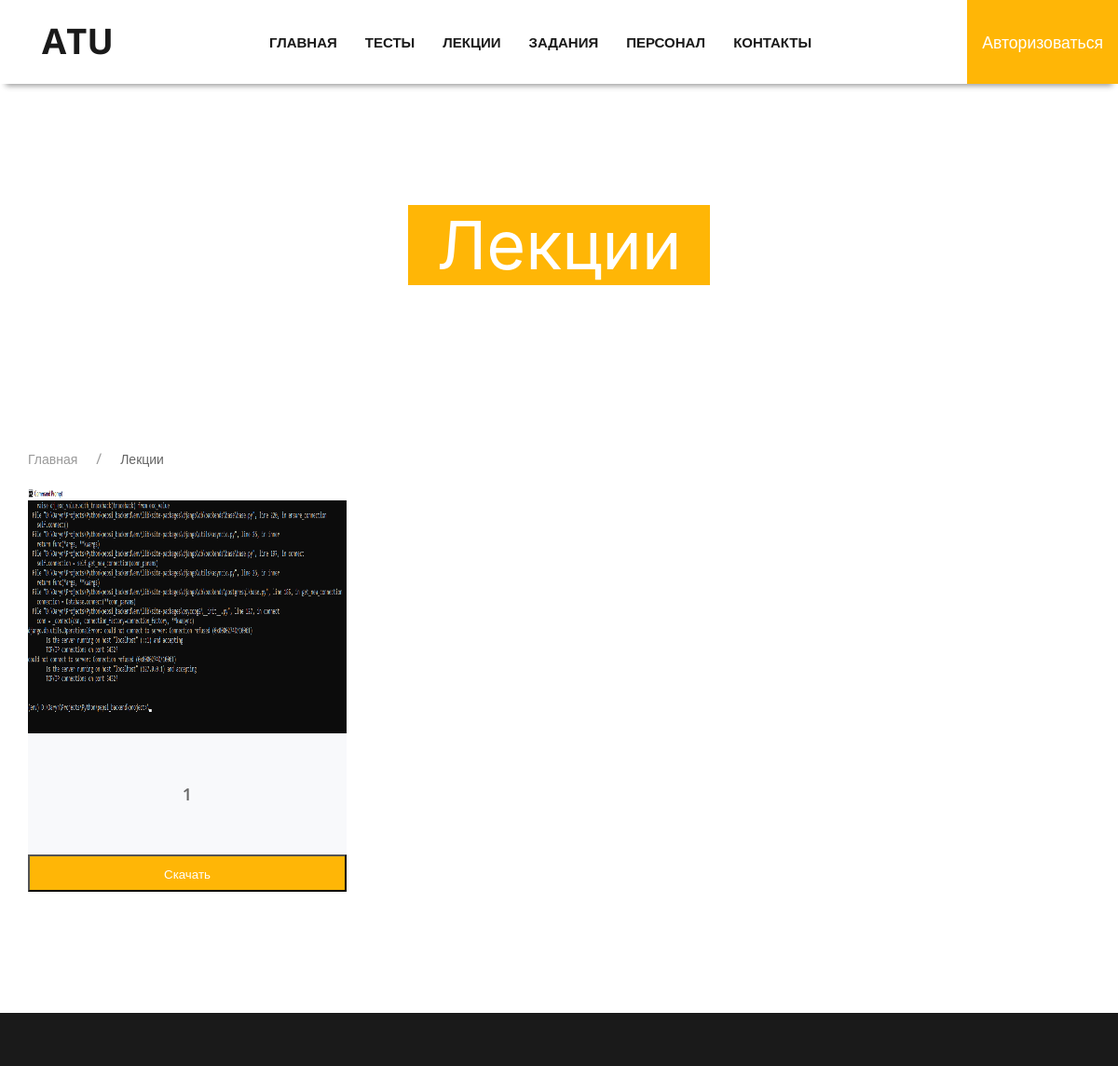
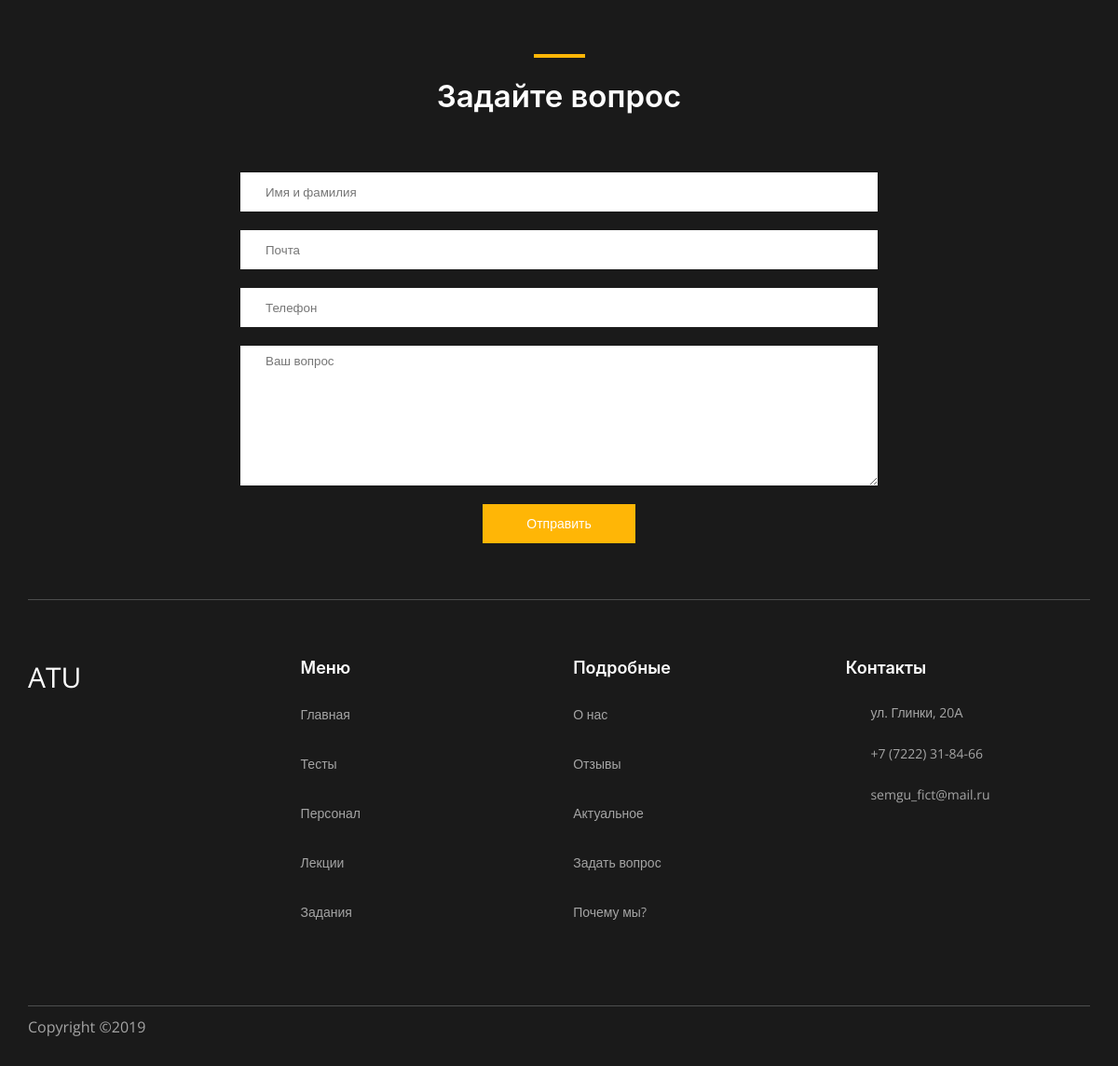
/lectures/, run on the app's committed database (2 pictures, top to bottom).
### ICTapp/models.py (models this page shows, shortened)
class Specialty(models.Model):
   name = models.CharField(max_length=100, verbose_name='Название')
   img = models.ImageField(upload_to='Specialty_images', verbose_name='Фотография')
   data = models.FileField(upload_to='lectures/', verbose_name='Файл')
   class Meta:
      verbose_name = 'Лекция'
      verbose_name_plural = 'Лекции'

### ICTapp/views.py (the view)
# urls.py: path('lectures/', SpecialtyView.as_view(), name='specialty_url'),
class SpecialtyView(View):
   def get(self, request):
      specialty = Specialty.objects.all()
      return render(request, 'ICTapp/specialty.html', context={
         'specialty': specialty,
      })

### ICTapp/forms.py
class QuestionForm(forms.ModelForm):
   class Meta:
      model = Question
      fields = ('full_name', 'email', 'phone', 'text')
   def __init__(self, *args, **kwargs):
      super(QuestionForm, self).__init__(*args, **kwargs)
      self.fields['full_name'].label = "Имя Фамилия"
      self.fields['email'].label = "Эмэйл"
      self.fields['phone'].label = "Номер телефона"
      self.fields['text'].label = "Вопрос"

### ICTapp/context_processors.py (called while the page is built)
def question_form(request):
   if request.method == 'POST':
      bound_form = QuestionForm(request.POST)
      if bound_form.is_valid():
         bound_form.save()
         messages.success(request, f'Ваш вопрос принят. Прошу ожидайте ответа')
   return {'question_form': QuestionForm()}

### ICTapp/templates/ICTapp/specialty.html (shortened to what this page needs)
{% extends 'base.html' %}
{% block content %}
   <div class="app-header parallax-window" data-parallax="scroll" data-image-src="/media/background-images/books.jpg">
      <h1>Лекции</h1>
   </div>
   <section id="speciality" class="speciality section">
      <div class="wrapper">
         <ul class="uk-breadcrumb breadcrumb">
            <li><a href="{% url 'home_url' %}">Главная</a></li>
            <li><span>Лекции</span></li>
         </ul>
         <div class="speciality-box flex j-sb flex-wrap">
            {% for speciality in specialty %}
               <div class="speciality-box__item">
                  <div class="speciality-box__img">
                     <img src="{{ speciality.img.url }}" alt="ИКТ-специальности">
                  </div>
                  <div class="speciality-box__text flex flex-align-center">
                     <p class="speciality-box__title text-title">{{ speciality.name }}</p>
                  </div>
                  <form action="{% url 'download_lecture' speciality.id %}" method="POST">
                     <button class="speciality-box__link text-decor-none transition" style="width:100%">
                        Скачать
                     </button>
                  </form>
               </div>
            {% endfor %}
         </div>
      </div>
   </section>
{% endblock content %}

### ICTapp/static/css/main.css (style rules this page uses)
* { margin: 0; padding: 0; -webkit-box-sizing: border-box; box-sizing: border-box; font-family: 'Open Sans', sans-serif; text-shadow: rgba(0, 0, 0, .01) 0 0 1px; }
.responsive-links.section, .news-section.section, .information.section, .speciality.section, .specialty.section, .teachers.section { margin: 80px 0; }
.subscribe input::-webkit-outer-spin-button, .subscribe input::-webkit-inner-spin-button, .app-box__container .app-action-dropdown p, .teachers-detail-info__personal-title, .profile-wrapper .add-post-form p, .teachers-detail-info__job-title, .teachers-detail-info__job p, .app-comment-box__text, .speciality-box__title, .speciality-box__text, .teachers-box__name, .news-more__author, .auth-box p, .nav .menu, .profile p { margin: 0; }
.text-decor-none, .text-decor-none:hover { text-decoration: none; }
.flex { display: -webkit-box; display: -ms-flexbox; display: flex; }
.flex-wrap { -ms-flex-wrap: wrap; flex-wrap: wrap; }
.j-sb { -webkit-box-pack: justify; -ms-flex-pack: justify; justify-content: space-between; }
.flex-align-center { -webkit-box-align: center; -ms-flex-align: center; align-items: center; }
.section { margin: 110px 0 80px; }
.transition { -webkit-transition: all 0.3s; transition: all 0.3s; }
.text-title { font-size: 21px; font-weight: 600; }
.wrapper { max-width: 1170px; margin: 0 auto; padding: 0 15px; }
.speciality-box__item { width: 30%; margin-bottom: 50px; }
.speciality-box__img { height: 263px; overflow: hidden; }
.speciality-box__img img { width: 100%; min-height: 100%; }
.speciality-box__text { background: #F8F9FB; text-align: center; padding: 0 10px; height: 130px; }
.speciality-box__title { width: 100%; font-size: 18px; }
.speciality-box__link { background: #ffb606; color: #fff; display: block; text-align: center; padding: 10px 10px 8px; }
.subscribe input { padding: 0 27px; }
.subscribe input, .subscribe textarea { width: 60%; height: 42px; border: none; font-weight: 500; color: #1a1a1a; outline: none; }
.subscribe textarea { min-height: 35px; height: 150px; resize: vertical; padding: 7px 27px; }
.app-header { background-repeat: no-repeat; background-size: cover; text-align: center; height: 400px; }
.app-header h1 { background: #ffb606; font-size: 72px; font-weight: 400; color: #fff; display: inline-block; padding: 0 30px; margin-top: 220px; }

### data on the page
Specialty: img (picture), name "1"
